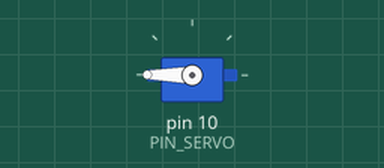
Bench run of a sketch on a simulated Arduino Uno, built with avr-gcc and run on an emulated ATmega328P. On the bench: servo.

Above: at 1.05 s.
Timing chart, 0 to 5.6 s (numbered marks = the images above):
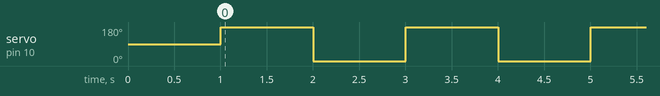

Measured:
- by itself, servo on pin 10 (PIN_SERVO): alternates 180° for 1.0 s and 0° for 1.0 s

The sketch:

10_example_1.ino
```cpp
#include <Servo.h>
#define PIN_SERVO 10

Servo myservo;
float count;

void setup() {
  Serial.begin(57600);
  myservo.attach(PIN_SERVO);
  myservo.write(90);
  delay(1000);
}

void loop() {
  myservo.write(180);
  delay(1000);
  myservo.write(0);
  delay(1000);
}
```
